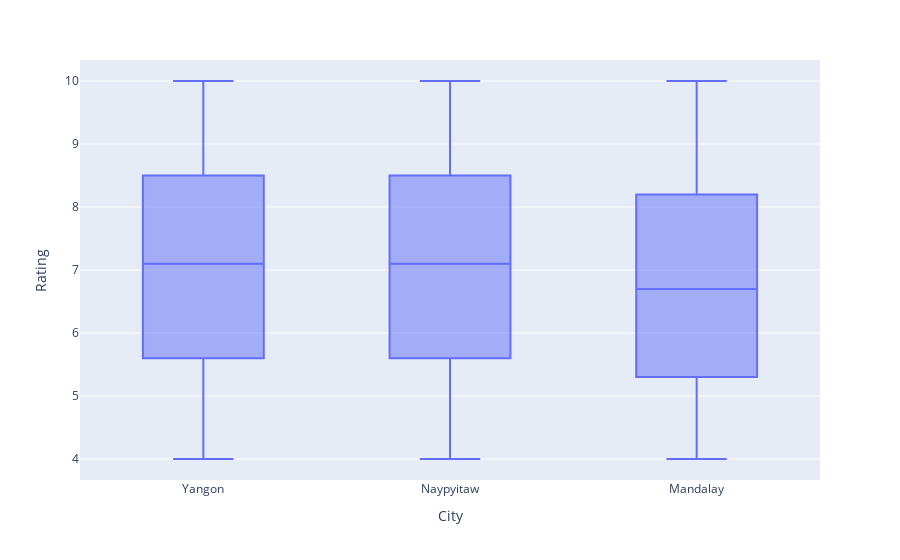

This figure's notebook cell:
### Markdown cell above
# vii. Visualisasi dengan Boxplot untuk melihat persebaran sampel rating antara masing-masing kota.

### Code cell
fig_box = px.box(df, x="City", y="Rating")
fig_box.show()

### Figure 1 — Plotly figure (JSON) as saved in the notebook; plotly's stock layout.template omitted (floating-point values rounded to 4 significant figures; data arrays with more than 128 entries replaced by an {"elided": "..."} marker saying what was removed)
{"data": [{"alignmentgroup": "True", "hovertemplate": "City=%{x}<br>Rating=%{y}<extra></extra>", "legendgroup": "", "marker": {"color": "#636efa"}, "name": "", "notched": false, "offsetgroup": "", "orientation": "v", "showlegend": false, "type": "box", "x": {"elided": "1000 str values"}, "x0": " ", "xaxis": "x", "y": {"elided": "1000 float values"}, "y0": " ", "yaxis": "y"}], "layout": {"boxmode": "group", "legend": {"tracegroupgap": 0}, "margin": {"t": 60}, "xaxis": {"anchor": "y", "domain": [0, 1], "title": {"text": "City"}}, "yaxis": {"anchor": "x", "domain": [0, 1], "title": {"text": "Rating"}}}}
